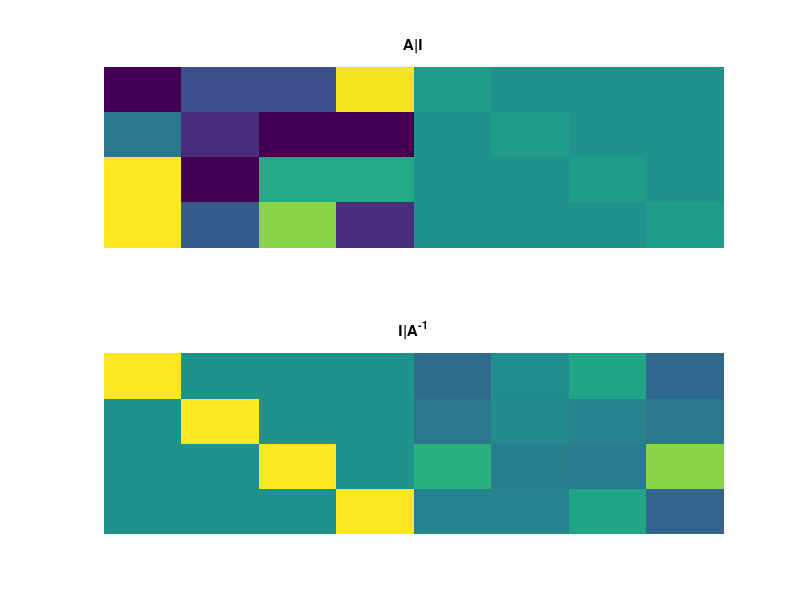
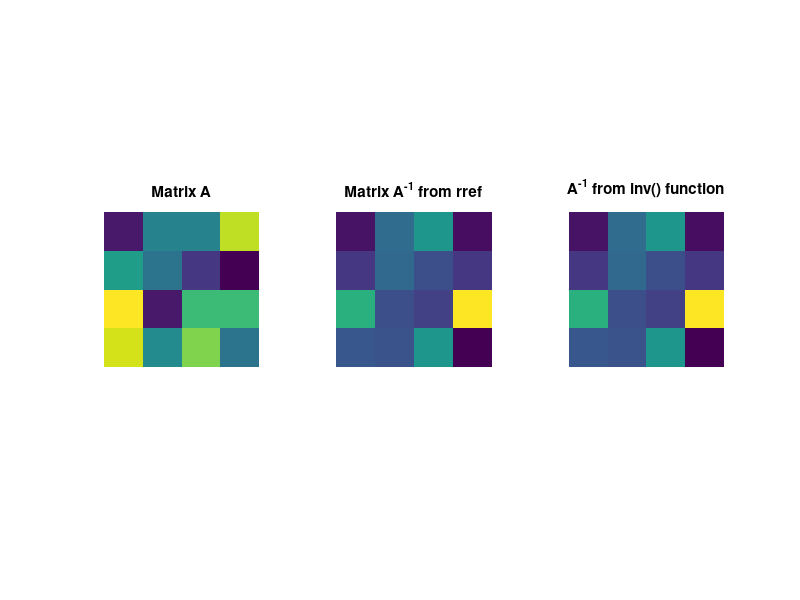

These charts were generated, in order, by the following MATLAB code:
%%
%     COURSE: Linear algebra: theory and implementation
%    SECTION: Matrix inverse
%      VIDEO: Computing the inverse via row reduction
% Instructor: sincxpress.com
% Course url: https://www.udemy.com/course/linear-algebra-theory-and-implementation/?couponCode=202110
% 
%%
clear, clc

%%

% matrix size
m = 4;

% random integers matrix
A = round( 10*randn(m) );

% augment A and identity
Aaug = [ A eye(m) ];
size(Aaug)

% rref
Asol = rref(Aaug);

Ainvrref = Asol(:,m+1:end);
Ainv = inv(A);


%% show the augemented matrices
figure(2), clf
subplot(211), imagesc(Aaug)
title('A|I'), axis off
set(gca,'clim',[-1 1]*max(abs(Aaug(:)))*.5)

subplot(212), imagesc(Asol)
title('I|A^{-1}'), axis off
set(gca,'clim',[-1 1]*max(abs(Asol(:)))*.25)


% show the square matrices
figure(3), clf
subplot(131), imagesc(A)
title('Matrix A'), axis square, axis off

subplot(132), imagesc(Ainvrref)
title('Matrix A^{-1} from rref'), axis square, axis off

subplot(133), imagesc(Ainv)
title('A^{-1} from inv() function'), axis square, axis off

%% done.
